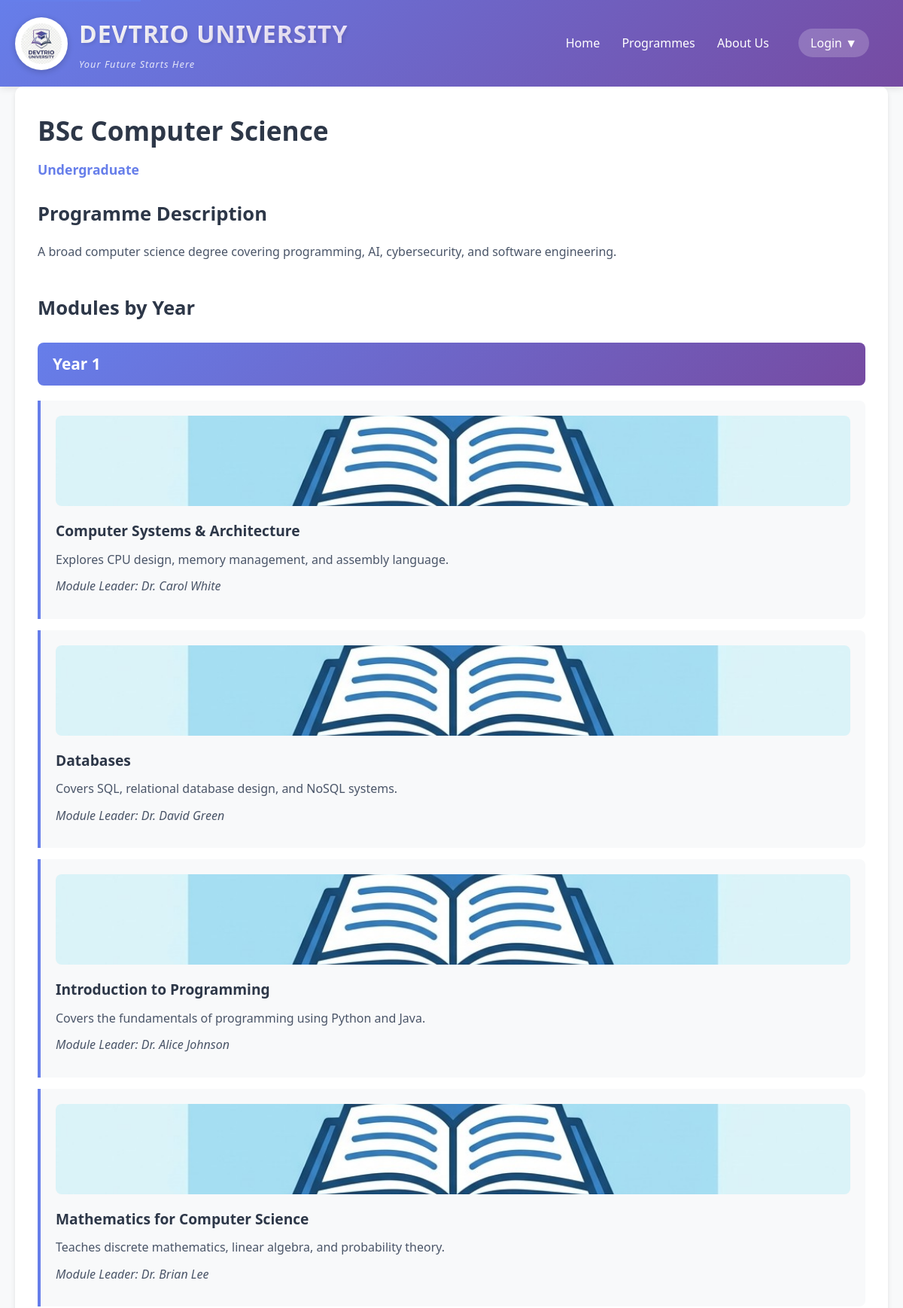
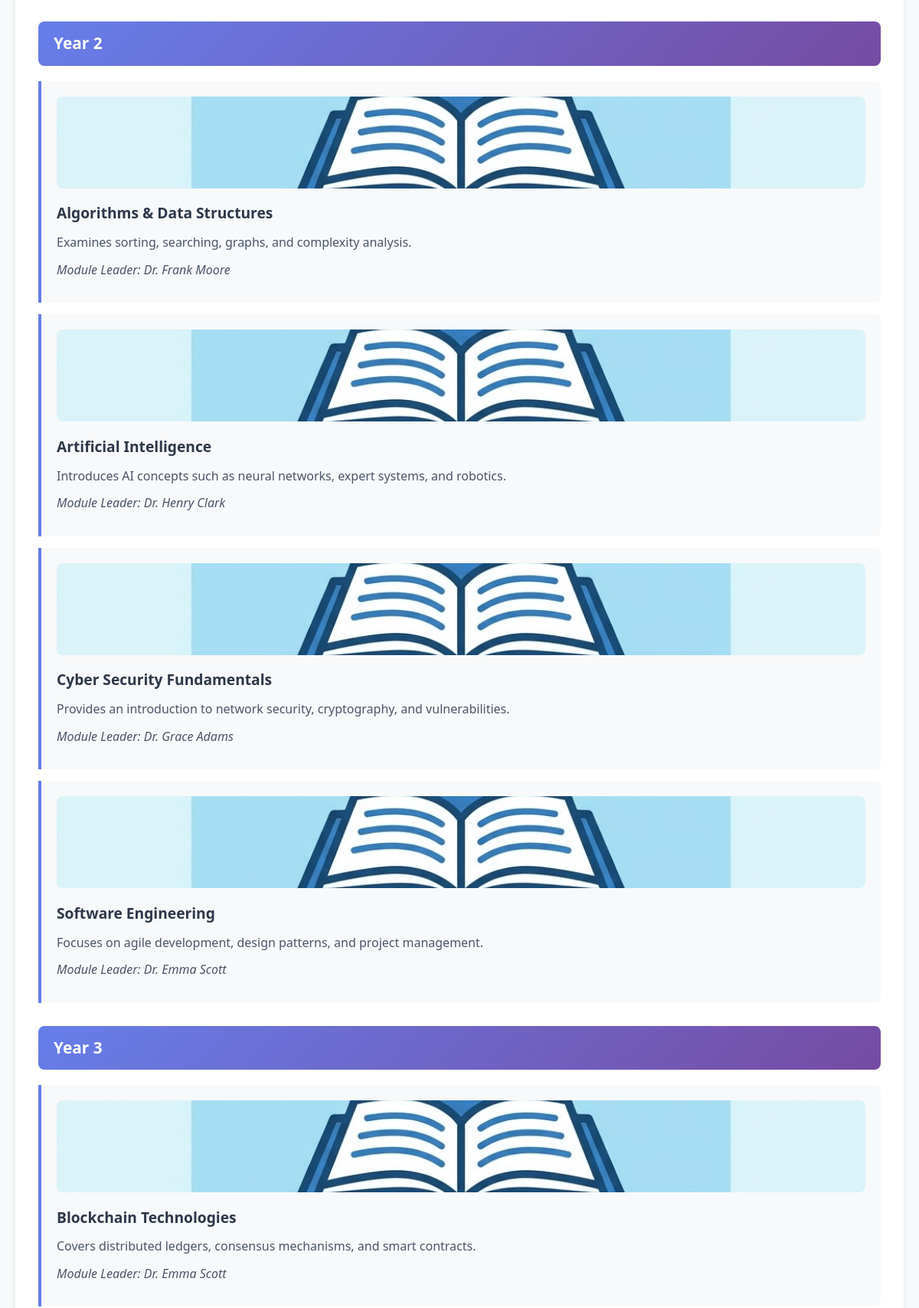
/index.php?url=programme/1 (upper part), run on the app's committed database (2 pictures, top to bottom).
### tables this page shows
CREATE TABLE `programmes` (
  `ProgrammeID` int(11) NOT NULL,
  `ProgrammeName` text NOT NULL,
  `LevelID` int(11) DEFAULT NULL,
  `ProgrammeLeaderID` int(11) DEFAULT NULL,
  `Description` text DEFAULT NULL,
  `Image` text DEFAULT NULL,
  `published` int(11) DEFAULT 1
);

CREATE TABLE `programmemodules` (
  `ProgrammeModuleID` int(11) NOT NULL,
  `ProgrammeID` int(11) DEFAULT NULL,
  `ModuleID` int(11) DEFAULT NULL,
  `Year` int(11) DEFAULT NULL
);

CREATE TABLE `modules` (
  `ModuleID` int(11) NOT NULL,
  `ModuleName` text NOT NULL,
  `ModuleLeaderID` int(11) DEFAULT NULL,
  `Description` text DEFAULT NULL,
  `Image` text DEFAULT NULL
);

CREATE TABLE `staff` (
  `StaffID` int(11) NOT NULL,
  `Name` text NOT NULL
);

### config/DBConnection.php (called while the page is built, shortened)
<?php
class DBConnection {
    private static $instance = null;
    private $pdo;
    private $host = 'localhost';
    private $dbname = 'student_course_hub';
    private $username = 'root';
    private $password = '';
    public static function getInstance() {
        if (self::$instance === null) {
            self::$instance = new self();
        }
        return self::$instance;
    }
    private function __construct() {
        try {
            $this->pdo = new PDO(
                "mysql:host=$this->host;dbname=$this->dbname;charset=utf8mb4",
                $this->username,
                $this->password,
                [
                    PDO::ATTR_ERRMODE => PDO::ERRMODE_EXCEPTION,
                    PDO::ATTR_DEFAULT_FETCH_MODE => PDO::FETCH_ASSOC,
                    PDO::ATTR_EMULATE_PREPARES => false
                ]
            );
        } catch(PDOException $e) {
            error_log("Database connection failed: " . $e->getMessage() . "\n", 3, __DIR__ . "/db_errors.log");
            die("Database connection failed. Please try again later.");
        }
    }
    public function getConnection() {
        return $this->pdo;
    }
}
?>

### models/Programme.php (called while the page is built, shortened)
<?php
require_once __DIR__ . '/../config/DBConnection.php';
class Programme {
    private $db;
    public function __construct() {
        $this->db = DBConnection::getInstance()->getConnection();
    }
    public function getByIdWithModules($id) {
        $sql = "SELECT p.*, l.LevelName,
                       m.ModuleID, m.ModuleName, m.Description as ModuleDescription,
                       s.Name as ModuleLeaderName,
                       pm.Year
                FROM Programmes p
                JOIN Levels l ON p.LevelID = l.LevelID
                LEFT JOIN ProgrammeModules pm ON p.ProgrammeID = pm.ProgrammeID
                LEFT JOIN Modules m ON pm.ModuleID = m.ModuleID
                LEFT JOIN Staff s ON m.ModuleLeaderID = s.StaffID
                WHERE p.ProgrammeID = ?
                ORDER BY pm.Year, m.ModuleName";
        $stmt = $this->db->prepare($sql);
        $stmt->execute([$id]);
        $results = $stmt->fetchAll();
        $programme = [
            'ProgrammeID' => $results[0]['ProgrammeID'],
            'ProgrammeName' => $results[0]['ProgrammeName'],
            'Description' => $results[0]['Description'],
            'LevelName' => $results[0]['LevelName'],
            'modules' => []
        ];
        foreach($results as $row) {
            if($row['ModuleID']) {
                $programme['modules'][] = [
                    'ModuleName' => $row['ModuleName'],
                    'ModuleDescription' => $row['ModuleDescription'],
                    'ModuleLeaderName' => $row['ModuleLeaderName'],
                    'Year' => $row['Year']
                ];
            }
        }
        return $programme;
    }
}
?>

### controllers/ProgrammeController.php (the view, shortened to what this page needs)
<?php
require_once __DIR__ . '/../models/Programme.php';
class ProgrammeController {
    private $programmeModel;
    public function __construct() {
        $this->programmeModel = new Programme();
    }
        ?>
        <?php
    public function show($id) {
        $programmeData = $this->programmeModel->getByIdWithModules($id);
        $programme = [
            'ProgrammeID' => $programmeData['ProgrammeID'],
            'ProgrammeName' => $programmeData['ProgrammeName'],
            'Description' => $programmeData['Description'],
            'LevelName' => $programmeData['LevelName']
        ];
        $modules = [];
        if(isset($programmeData['modules']) && is_array($programmeData['modules'])) {
            foreach($programmeData['modules'] as $mod) {
                $modules[] = [
                    'name' => $mod['ModuleName'] ?? 'Unknown Module',
                    'description' => $mod['ModuleDescription'] ?? 'No description available',
                    'leader' => $mod['ModuleLeaderName'] ?? 'TBA',
                    'year' => $mod['Year'] ?? 1
                ];
            }
        }
        ?>
        <div class="programme-detail">
            <h1><?php echo htmlspecialchars($programme['ProgrammeName']); ?></h1>
            <p class="level"><?php echo htmlspecialchars($programme['LevelName']); ?></p>
            <div class="description">
                <h2>Programme Description</h2>
                <p><?php echo htmlspecialchars($programme['Description']); ?></p>
            </div>
            <div class="modules">
                <h2>Modules by Year</h2>
                <?php if(empty($modules)): ?>
                    <p>No modules available for this programme.</p>
                <?php else: ?>
                    <?php
                    $currentYear = 0;
                    foreach($modules as $module):
                        if($module['year'] != $currentYear):
                            if($currentYear != 0) echo '</div>';
                            $currentYear = $module['year'];
                            echo '<div class="year-group">';
                            echo '<h3>Year ' . $currentYear . '</h3>';
                        endif;
                    ?>
                    <div class="module-card">
                        <?php if(file_exists(__DIR__ . '/../images/modulecardplaceholder.jpg')): ?>
                            <img src="/DevTrio/images/modulecardplaceholder.jpg"
                                 alt="Module"
                                 style="width: 100%; height: 120px; object-fit: cover; border-radius: 8px; margin-bottom: 10px;">
                        <?php endif; ?>
                        <h4><?php echo htmlspecialchars($module['name']); ?></h4>
                        <p><?php echo htmlspecialchars($module['description']); ?></p>
                        <p class="module-leader">Module Leader: <?php echo htmlspecialchars($module['leader']); ?></p>
                    </div>
                    <?php endforeach; ?>
                    </div>
                <?php endif; ?>
            </div>
        </div>
        <?php
        $content = ob_get_clean();
        require_once __DIR__ . '/../views/layout.php';
    }
}
?>

### index.php (shortened to what this page needs)
<?php
$url = isset($_GET['url']) ? $_GET['url'] : 'home';
if ($url == 'home') {
    echo "";
    require_once 'controllers/ProgrammeController.php';
    $controller = new ProgrammeController();
    $controller->home();
}
elseif ($url == 'programmes') {
    echo "";
    require_once 'controllers/ProgrammeController.php';
    $controller = new ProgrammeController();
    $controller->programmes();
}
elseif ($url == 'about') {
    echo "";
    ob_start();
    require 'views/public/about.php';
    $content = ob_get_clean();
    require 'views/layout.php';
}
elseif (strpos($url, 'programme/') === 0) {
    $id = str_replace('programme/', '', $url);
    require_once 'controllers/ProgrammeController.php';
    $controller = new ProgrammeController();
    $controller->show($id);
}
elseif ($url == 'admin/login') {
    echo "";
    require_once 'controllers/AuthController.php';
    $controller = new AuthController();
    $controller->adminLogin();
}
elseif ($url == 'staff/login') {
    echo "";
    require_once 'controllers/AuthController.php';
    $controller = new AuthController();
    $controller->staffLogin();
}
elseif ($url == 'admin/authenticate') {
    echo "";
    require_once 'controllers/AuthController.php';
    $controller = new AuthController();
    $controller->adminAuthenticate();
}
elseif ($url == 'staff/authenticate') {
    echo "";
    require_once 'controllers/AuthController.php';
    $controller = new AuthController();
    $controller->staffAuthenticate();
}
elseif ($url == 'logout') {
    echo "";
    require_once 'controllers/AuthController.php';
    $controller = new AuthController();
    $controller->logout();
}
elseif ($url == 'interest') {
    echo "";
    require_once 'controllers/InterestController.php';
    $controller = new InterestController();
    $controller->store();
}
?>

### views/layout.php (shortened to what this page needs)
<!DOCTYPE html>
<html lang="en">
<head>
    <link rel="stylesheet" href="/DevTrio/css/style.css">
</head>
<body>
    <header>
        <div class="container">
            <div class="header-content">
                <div class="logo-area">
                    <img src="/DevTrio/images/universitylogo.jpg"
                         alt="University Logo"
                         class="university-logo">
                    <div class="logo-text">
                        <h1>DevTrio University</h1>
                        <div class="tagline">Your Future Starts Here</div>
                    </div>
                </div>
                <nav>
                    <a href="/DevTrio/index.php?url=home">Home</a>
                    <a href="/DevTrio/index.php?url=programmes">Programmes</a>
                    <a href="/DevTrio/index.php?url=about">About Us</a>
                    <div class="login-dropdown">
                        <a href="#" class="login-btn">Login ▼</a>
                    </div>
                </nav>
            </div>
        </div>
    </header>
    <main id="main-content" class="container">
        <?php echo $content; ?>
    </main>
</body>
</html>

### css/style.css (style rules this page uses)
* { margin: 0; padding: 0; box-sizing: border-box; }
body { font-family: 'Segoe UI', Tahoma, Geneva, Verdana, sans-serif; line-height: 1.6; color: #333; background-color: #f8f9fa; }
.container { max-width: 1200px; margin: 0 auto; padding: 0 20px; }
header { background: linear-gradient(135deg, #667eea 0%, #764ba2 100%); color: white; padding: 1.2rem 0; box-shadow: 0 2px 10px rgba(0,0,0,0.1); }
.header-content { display: flex; justify-content: space-between; align-items: center; flex-wrap: wrap; }
.logo-area { display: flex; align-items: center; gap: 15px; }
.university-logo { width: 70px; height: 70px; object-fit: contain; border-radius: 50%; background: white; padding: 8px; box-shadow: 0 2px 8px rgba(0,0,0,0.2); }
.logo-text { display: flex; flex-direction: column; }
.logo-text h1 { margin: 0; font-size: 2rem; font-weight: 800; letter-spacing: 1px; text-transform: uppercase; background: linear-gradient(135deg, #fff 0%, #f0e6ff 100%); -webkit-background-clip: text; background-clip: text; color: transparent; text-shadow: 2px 2px 4px rgba(0,0,0,0.1); }
.tagline { font-size: 0.8rem; opacity: 0.9; margin-top: 5px; letter-spacing: 1px; font-weight: 400; color: rgba(255,255,255,0.9); font-style: italic; }
nav { margin-top: 0; }
nav a { color: white; margin-right: 25px; text-decoration: none; font-weight: 500; transition: opacity 0.3s; }
main { min-height: 500px; padding: 40px 0; }
.programme-detail { background: white; border-radius: 10px; padding: 30px; box-shadow: 0 4px 6px rgba(0,0,0,0.1); }
.programme-detail h1 { color: #2d3748; margin-bottom: 10px; font-size: 2.2rem; }
.programme-detail .level { color: #667eea; font-weight: 600; margin-bottom: 25px; font-size: 1.1rem; }
.description { margin-bottom: 40px; }
.description h2 { color: #2d3748; margin-bottom: 15px; font-size: 1.6rem; }
.description p { color: #4a5568; line-height: 1.8; }
.modules h2 { color: #2d3748; margin-bottom: 25px; font-size: 1.6rem; }
.year-group { margin-bottom: 30px; }
.year-group h3 { background: linear-gradient(135deg, #667eea 0%, #764ba2 100%); color: white; padding: 12px 20px; border-radius: 8px; margin-bottom: 20px; font-size: 1.3rem; }
.module-card { background: #f8f9fa; border-left: 4px solid #667eea; padding: 20px; margin-bottom: 15px; border-radius: 0 8px 8px 0; transition: transform 0.3s; }
.module-card h4 { color: #2d3748; margin-bottom: 10px; font-size: 1.2rem; }
.module-card p { color: #4a5568; margin-bottom: 10px; }
.module-leader { color: #667eea; font-style: italic; margin-top: 10px; font-weight: 500; }

### views/layout.php (style rules this page uses)
.module-card { transition: transform 0.3s; }
.header-content { display: flex; justify-content: space-between; align-items: center; flex-wrap: wrap; }
.logo-area { display: flex; align-items: center; gap: 15px; }
.university-logo { width: 70px; height: 70px; object-fit: contain; border-radius: 50%; background: white; padding: 8px; box-shadow: 0 2px 8px rgba(0,0,0,0.2); }
.logo-text { display: flex; flex-direction: column; }
.logo-text h1 { margin: 0; font-size: 2rem; font-weight: 800; letter-spacing: 1px; text-transform: uppercase; background: linear-gradient(135deg, #fff 0%, #f0e6ff 100%); -webkit-background-clip: text; background-clip: text; color: transparent; text-shadow: 2px 2px 4px rgba(0,0,0,0.1); }
.tagline { font-size: 0.8rem; opacity: 0.9; margin-top: 5px; letter-spacing: 1px; font-weight: 400; color: rgba(255,255,255,0.9); font-style: italic; }
.login-dropdown { position: relative; display: inline-block; }
.login-btn { background: rgba(255,255,255,0.2); padding: 8px 16px; border-radius: 30px; margin-left: 10px; }

### data on the page
programmes: programmemodules.Year "1", modules.ModuleName "Computer Systems & Architecture", modules.Description "Explores CPU design, memory management, and assembly language.", staff.Name "Dr. Carol White", modules.ModuleName "Databases", modules.Description "Covers SQL, relational database design, and NoSQL systems.", staff.Name "Dr. David Green", modules.ModuleName "Introduction to Programming", modules.Description "Covers the fundamentals of programming using Python and Java.", ProgrammeLeaderID.Name "Dr. Alice Johnson", modules.ModuleName "Mathematics for Computer Science", modules.Description "Teaches discrete mathematics, linear algebra, and probability theory.", staff.Name "Dr. Brian Lee", programmemodules.Year "2", modules.ModuleName "Algorithms & Data Structures", modules.Description "Examines sorting, searching, graphs, and complexity analysis.", staff.Name "Dr. Frank Moore", modules.ModuleName "Artificial Intelligence", modules.Description "Introduces AI concepts such as neural networks, expert systems, and robotics.", staff.Name "Dr. Henry Clark", modules.ModuleName "Cyber Security Fundamentals", modules.Description "Provides an introduction to network security, cryptography, and vulnerabilities.", staff.Name "Dr. Grace Adams", modules.ModuleName "Software Engineering", modules.Description "Focuses on agile development, design patterns, and project management.", staff.Name "Dr. Emma Scott", programmemodules.Year "3", modules.ModuleName "Blockchain Technologies", modules.Description "Covers distributed ledgers, consensus mechanisms, and smart contracts."

### other printed values
$programme['ProgrammeName'] "BSc Computer Science"
$programme['LevelName'] "Undergraduate"
$programme['Description'] "A broad computer science degree covering programming, AI, cybersecurity, and software engineering."
